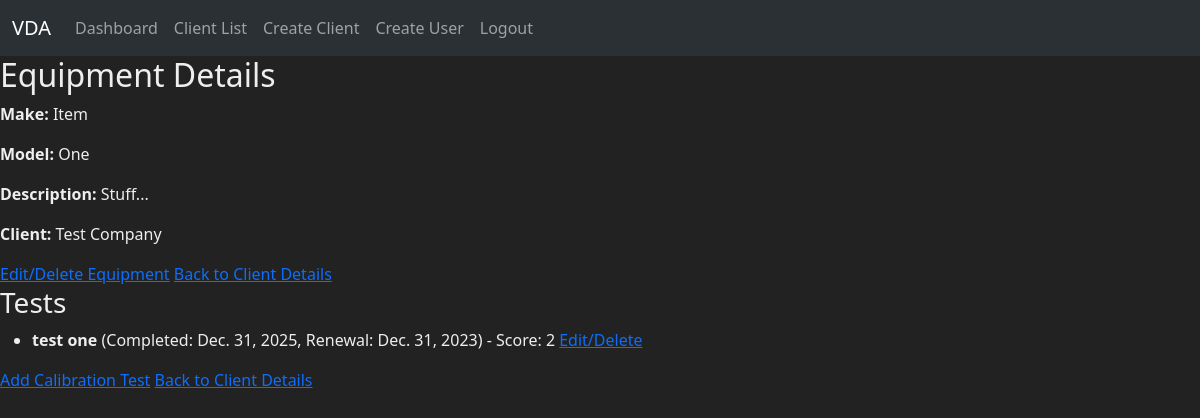
/equipment/2/ (signed in), run on the app's committed database.
### vda/models.py (models this page shows, shortened)
class ToolEquipment(models.Model):
    client = models.ForeignKey(Client, on_delete=models.CASCADE, related_name='tools_equipment')
    make = models.CharField(max_length=255)
    model = models.CharField(max_length=255)
    description = models.TextField(blank=True, null=True)

class Client(models.Model):
    company_name = models.CharField(max_length=255, unique=True)
    address_line_1 = models.CharField(max_length=255, blank=True, null=True)
    address_line_2 = models.CharField(max_length=255, blank=True, null=True)
    town = models.CharField(max_length=100, blank=True, null=True)
    county = models.CharField(max_length=100, blank=True, null=True)
    postcode = models.CharField(max_length=20, blank=True, null=True)
    phone_number = models.CharField(max_length=20, blank=True, null=True)

class CalibrationTest(models.Model):
    equipment = models.ForeignKey(ToolEquipment, on_delete=models.CASCADE, related_name='tests')
    client = models.ForeignKey(Client, on_delete=models.CASCADE, related_name='tests')
    test_name = models.CharField(max_length=255)
    test_completion_date = models.DateField()
    test_renewal_date = models.DateField()
    test_score = models.CharField(max_length=255, blank=True, null=True)

### vda/views.py (the view)
# urls.py: path('equipment/<int:equipment_id>/', views.equipment_detail, name='equipment_detail'),
@user_passes_test(is_admin)
def equipment_detail(request, equipment_id):
    equipment = get_object_or_404(ToolEquipment, id=equipment_id)
    return render(request, 'equipment_detail.html', {'equipment': equipment})

### vda/views.py (called while the page is built)
def is_admin(user):
    print(f"User: {user.username}, Is Superuser: {user.is_superuser}")
    return user.is_superuser

### vda/templates/equipment_detail.html (shortened to what this page needs)
{% extends 'base.html' %}
{% block content %}
    <h2>Equipment Details</h2>
    <p><strong>Make:</strong> {{ equipment.make }}</p>
    <p><strong>Model:</strong> {{ equipment.model }}</p>
    <p><strong>Description:</strong> {{ equipment.description }}</p>
    <p><strong>Client:</strong> {{ equipment.client.company_name }}</p>
    <a href="{% url 'edit_or_delete_equipment' equipment.id %}">Edit/Delete Equipment</a>
    <a href="{% url 'client_detail' equipment.client.id %}">Back to Client Details</a>
    <h3>Tests</h3>
    {% if equipment.tests.exists %}
        <ul>
            {% for test in equipment.tests.all %}
                <li>
                    <strong>{{ test.test_name }}</strong> (Completed: {{ test.test_completion_date }}, Renewal: {{ test.test_renewal_date }})
                    {% if test.test_score %}
                        - Score: {{ test.test_score }}
                    {% endif %}
                    <a href="{% url 'edit_or_delete_calibration_test' test.id %}">Edit/Delete</a>
                </li>
            {% endfor %}
        </ul>
    {% else %}
        <p>No tests have been added for this equipment.</p>
    {% endif %}
    <a href="{% url 'create_calibration_test' equipment.id %}">Add Calibration Test</a>
    <a href="{% url 'client_detail' equipment.client.id %}">Back to Client Details</a>
{% endblock %}

### vda/static/css/styles.css (style rules this page uses)
*, *::after, *::before { margin: 0; padding: 0; box-sizing: border-box; }
body { background-color: #222 !important; color: #eee !important; }

### data on the page
ToolEquipment: make "Item", model "One", description "Stuff...", client.company_name "Test Company"
CalibrationTest: test_name "test one", test_completion_date "Dec. 31, 2025", test_renewal_date "Dec. 31, 2023", test_score "2"
